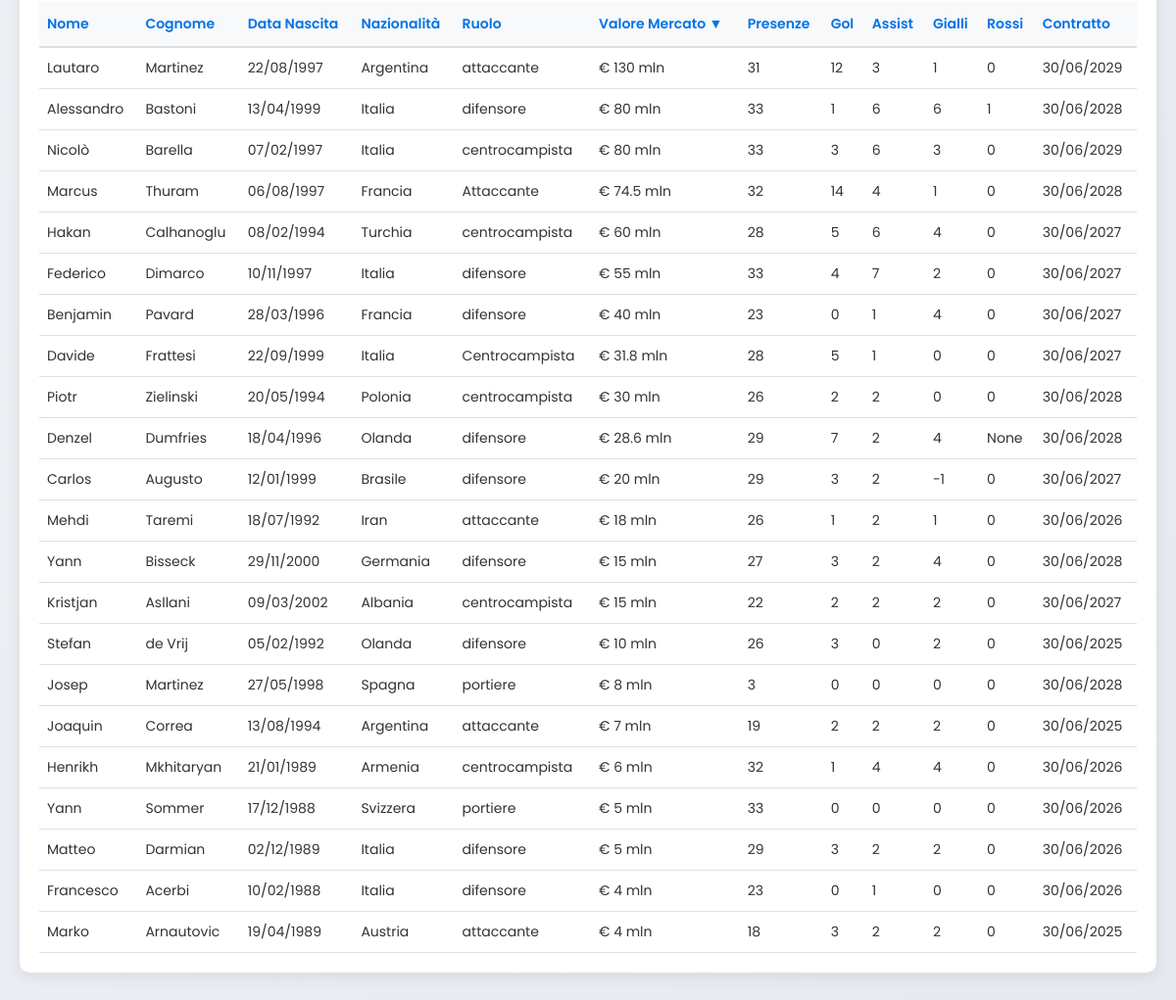
The app's page /area_tifoso/ (signed in, lower part), older data.
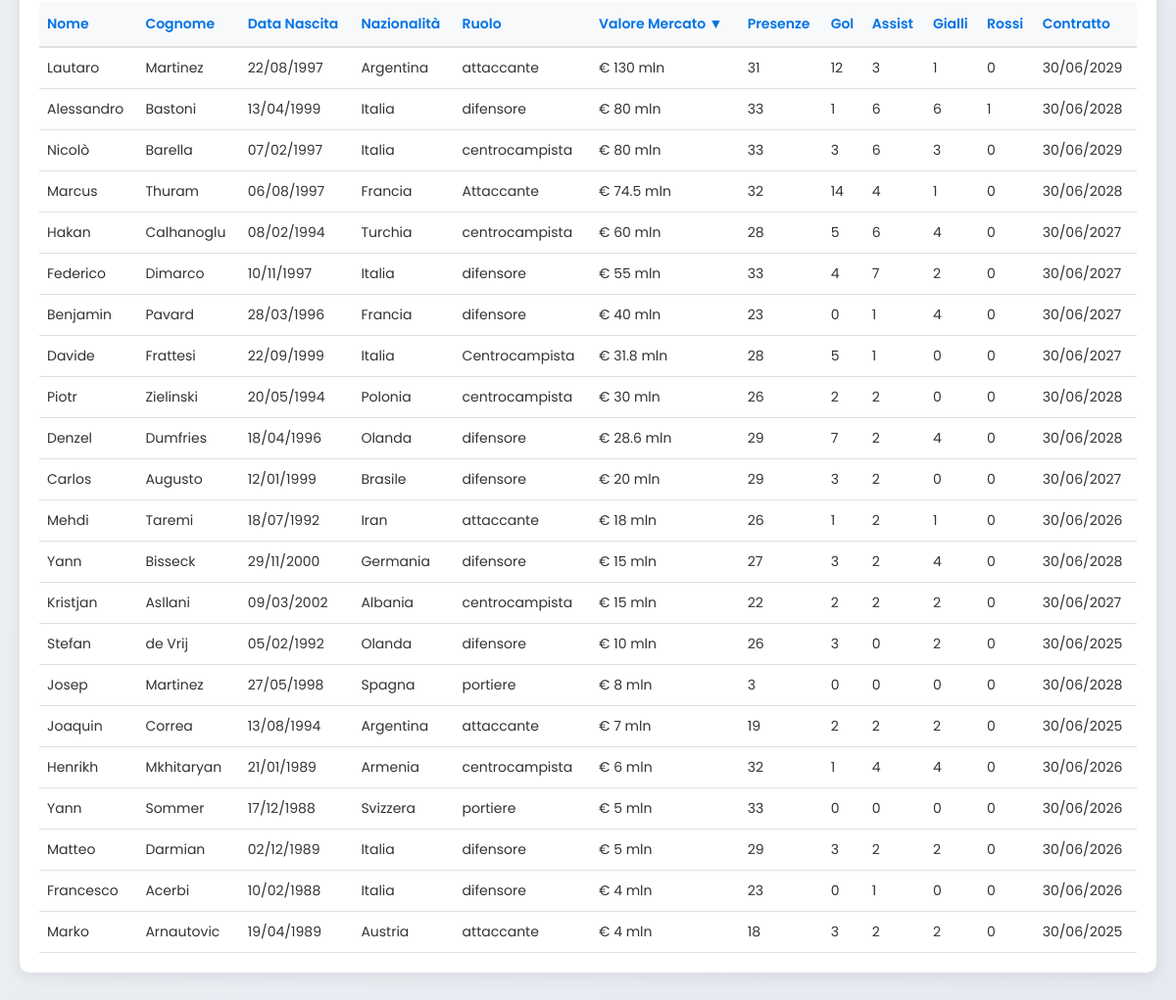
The same page, newer data.
### transfermarkt/models.py (models this page shows, shortened)
class Giocatore(models.Model):
    id = models.CharField(primary_key=True)
    nome = models.CharField(max_length=100)
    cognome = models.CharField(max_length=100)
    data_nascita = models.DateField(null=True)
    nazionalita = models.ForeignKey(Nazionalita, on_delete=models.CASCADE, related_name='giocatori')
    squadra = models.ForeignKey(Squadra, on_delete=models.CASCADE, related_name='giocatori', null=True, blank=True)
    valore_mercato = models.DecimalField(max_digits=10, decimal_places=2, null=True, blank=True)
    ruolo = models.CharField(max_length=100, null=True)
    gol_fatti = models.IntegerField(null=True, blank=True)
    assist = models.IntegerField(null=True, blank=True)
    presenze = models.IntegerField(null=True, blank=True)
    cartellini_rossi = models.IntegerField(null=True, blank=True)
    cartellini_gialli = models.IntegerField(null=True, blank=True)
    contratto =models.DateField(null=True, blank=True)

class Nazionalita(models.Model):
    nome = models.CharField(max_length=100, primary_key=True)

### transfermarkt/views.py (the view)
# urls.py: path('area_tifoso/', area_tifoso, name='area_tifoso'),
def area_tifoso(request):
    user_email = request.session.get('user_email', '')
    username = ''
    squadra_preferita = None
    classifica = []
    giocatori = []
    sort_by = request.GET.get('sort_by', '')
    sort_order = request.GET.get('sort_order', 'desc')
    if not sort_by:
        sort_by = 'valore_mercato'
    if not user_email:
        return redirect('login')
    try:
        utente = Utente.objects.get(email=user_email)
        username = utente.nome
        squadra_preferita = utente.squadra_preferita
        if squadra_preferita:
            campionato = squadra_preferita.campionato
            classifica = Classifica.objects.filter(campionato=campionato).order_by('posizione')
            giocatori = Giocatore.objects.filter(squadra=squadra_preferita)
            if sort_by == 'valore_mercato':
                giocatori = sorted(giocatori, key=lambda g: g.valore_mercato or 0, reverse=(sort_order == 'desc'))
            elif sort_by == 'presenze':
                giocatori = sorted(giocatori, key=lambda g: g.presenze or 0, reverse=(sort_order == 'desc'))
            elif sort_by == 'gol_fatti':
                giocatori = sorted(giocatori, key=lambda g: g.gol_fatti or 0, reverse=(sort_order == 'desc'))
            elif sort_by == 'assist':
                giocatori = sorted(giocatori, key=lambda g: g.assist or 0, reverse=(sort_order == 'desc'))
            elif sort_by == 'cartellini_gialli':
                giocatori = sorted(giocatori, key=lambda g: g.cartellini_gialli or 0, reverse=(sort_order == 'desc'))
            elif sort_by == 'cartellini_rossi':
                giocatori = sorted(giocatori, key=lambda g: g.cartellini_rossi or 0, reverse=(sort_order == 'desc'))
    except Utente.DoesNotExist:
        return redirect('login')
    return render(request, 'area_tifoso.html', {
        'username': username,
        'squadra_preferita': squadra_preferita,
        'classifica': classifica,
        'giocatori': giocatori,
        'sort_by': sort_by,
        'sort_order': sort_order
    })

### templates/area_tifoso.html (shortened to what the changed rows need)
<!DOCTYPE html>
<html lang="it">
<head>
</head>
<body>
    <div class="container">
        {% if squadra_preferita %}
            <div class="content-container">
                <div class="players-container">
                    {% if giocatori %}
                        <table>
                            <thead>
                                <tr>
                                    <th>Nome</th>
                                    <th>Cognome</th>
                                    <th>Data Nascita</th>
                                    <th>Nazionalità</th>
                                    <th>Ruolo</th>
                                    <th>
                                        <a href="?sort_by=valore_mercato&sort_order={% if sort_by == 'valore_mercato' and sort_order == 'desc' %}asc{% else %}desc{% endif %}" style="color: #0073e6; text-decoration: none;">
                                            Valore Mercato
                                            {% if sort_by == 'valore_mercato' %}
                                                {% if sort_order == 'desc' %}
                                                    ▼
                                                {% else %}
                                                    ▲
                                                {% endif %}
                                            {% endif %}
                                        </a>
                                    </th>
                                    <th>
                                        <a href="?sort_by=presenze&sort_order={% if sort_by == 'presenze' and sort_order == 'desc' %}asc{% else %}desc{% endif %}" style="color: #0073e6; text-decoration: none;">
                                            Presenze
                                        </a>
                                    </th>
                                    <th>
                                        <a href="?sort_by=gol_fatti&sort_order={% if sort_by == 'gol_fatti' and sort_order == 'desc' %}asc{% else %}desc{% endif %}" style="color: #0073e6; text-decoration: none;">
                                            Gol
                                        </a>
                                    </th>
                                    <th>
                                        <a href="?sort_by=assist&sort_order={% if sort_by == 'assist' and sort_order == 'desc' %}asc{% else %}desc{% endif %}" style="color: #0073e6; text-decoration: none;">
                                            Assist
                                        </a>
                                    </th>
                                    <th>
                                        <a href="?sort_by=cartellini_gialli&sort_order={% if sort_by == 'cartellini_gialli' and sort_order == 'desc' %}asc{% else %}desc{% endif %}" style="color: #0073e6; text-decoration: none;">
                                            Gialli
                                        </a>
                                    </th>
                                    <th>
                                        <a href="?sort_by=cartellini_rossi&sort_order={% if sort_by == 'cartellini_rossi' and sort_order == 'desc' %}asc{% else %}desc{% endif %}" style="color: #0073e6; text-decoration: none;">
                                            Rossi
                                        </a>
                                    </th>
                                    <th>Contratto</th>
                                </tr>
                            </thead>
                            <tbody>
                                {% for g in giocatori %}
                                <tr class="player-row">
                                    <td>{{ g.nome }}</td>
                                    <td>{{ g.cognome }}</td>
                                    <td>{{ g.data_nascita|date:"d/m/Y" }}</td>
                                    <td>{{ g.nazionalita.nome }}</td>
                                    <td>{{ g.ruolo }}</td>
                                    <td>€ {{ g.valore_mercato|floatformat:-1 }} mln</td>
                                    <td>{{ g.presenze }}</td>
                                    <td>{{ g.gol_fatti }}</td>
                                    <td>{{ g.assist }}</td>
                                    <td>{{ g.cartellini_gialli }}</td>
                                    <td>{{ g.cartellini_rossi }}</td>
                                    <td>{{ g.contratto|date:"d/m/Y" }}</td>
                                </tr>
                                {% endfor %}
                            </tbody>
                        </table>
                    {% else %}
                        <p class="empty-message">Non ci sono ancora giocatori registrati per questa squadra</p>
                    {% endif %}
                </div>
            </div>
        {% else %}
            <div class="content-container">
                <div class="team-info-container">
                </div>
            </div>
        {% endif %}
    </div>
</body>
</html>

Row changes from the older to the newer data that the page shows:
changed Giocatore "Denzel": cartellini_rossi "None" → "0"
changed Giocatore "Carlos": cartellini_gialli "-1" → "0"
